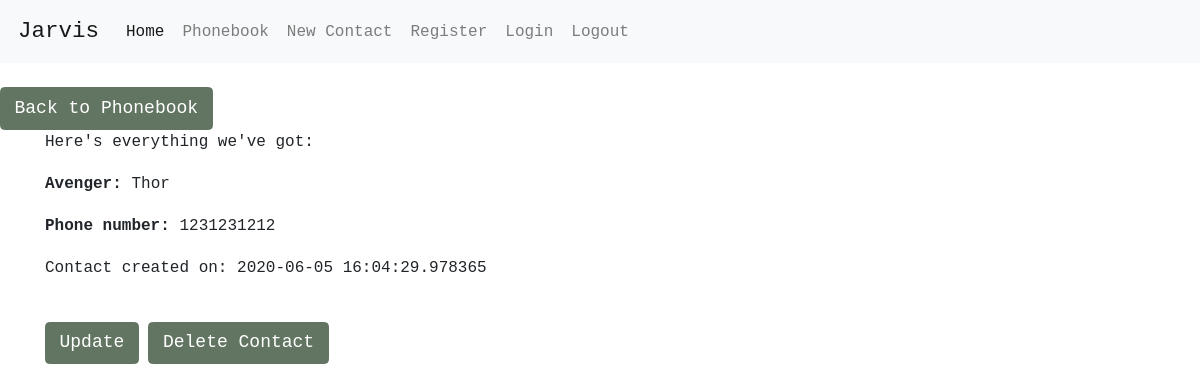
Page /num_detail/1 (signed in) on the committed database.
### avengers_phonebook/models.py (models this page shows, shortened)
class AvengerNum(db.Model):
    id = db.Column(db.Integer, primary_key = True)
    avenger_name = db.Column(db.String(200))
    phone_num = db.Column(db.String(10))
    date_created = db.Column(db.DateTime, nullable = False, default = datetime.utcnow)
    user_id = db.Column(db.Integer, db.ForeignKey('user.id'), nullable = False)

### avengers_phonebook/routes.py (the view)
@app.route('/num_detail/<int:num_id>')
@login_required
def num_detail(num_id):
    num = AvengerNum.query.get_or_404(num_id)
    return render_template('num_detail.html', num = num)

### avengers_phonebook/models.py (called while the page is built)
@login.user_loader
def load_user(user_id):
    return User.query.get(int(user_id))

### avengers_phonebook/templates/num_detail.html (shortened to what this page needs)
{% extends 'base.html' %}
{% block content %}
<a href="{{ url_for('phonebook') }}"><button class="btn btn-primary">Back to Phonebook</button></a>
<div class="container">
    <p>Here's everything we've got:</p>
    <p><b>Avenger:</b> {{ num.avenger_name }}</p>
    <p><b>Phone number:</b> {{ num.phone_num }}</p>
    <blockquote>Contact created on: {{ num.date_created }}</blockquote>
    <a href="{{ url_for('num_update', num_id = num.id ) }}"><button class="btn btn-primary">Update</button></a>
    <button type="button" class="btn btn-danger" data-toggle="modal" data-target="#dangerModal">Delete Contact</button>
</div>
{% endblock content %}

### avengers_phonebook/static/css/main.css (style rules this page uses)
* { font-family: monospace; font-size: large; }
.btn, .btn-success { margin-top: 3vh; background-color: rgb(98, 117, 98); border: 1px solid rgb(98, 117, 98); }

### rows in the picture
AvengerNum: avenger_name "Thor", phone_num "1231231212", date_created "2020-06-05 16:04:29.978365"
